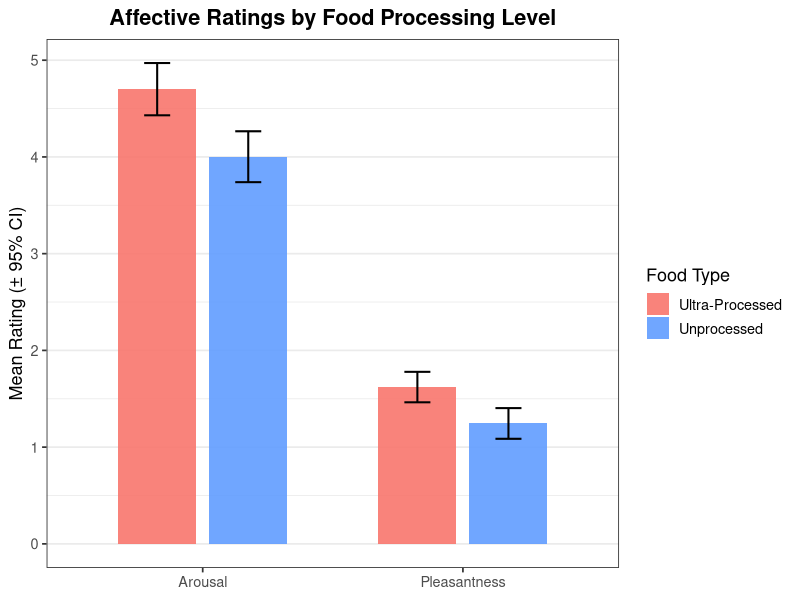
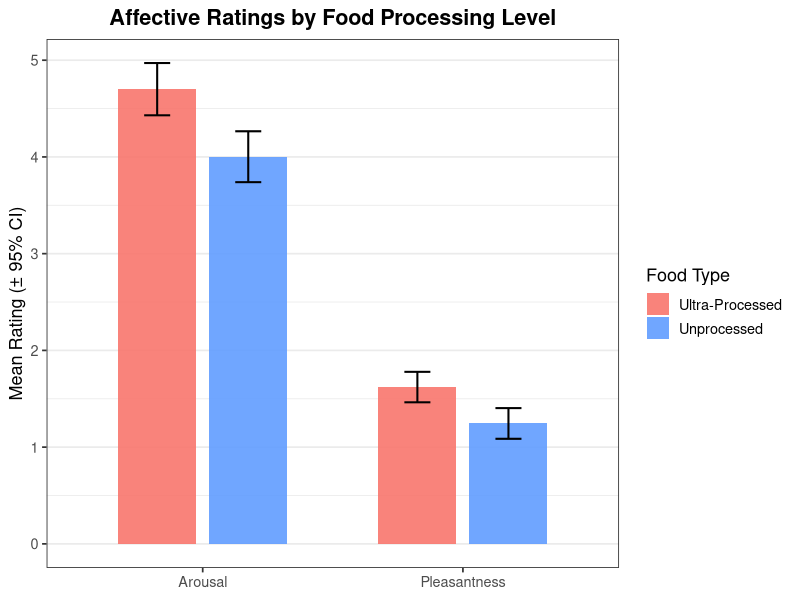

R code for these plots, in order:
library(ggplot2)
library(dplyr)
library(tidyr)

df <- read.csv("affective_ratings.csv")

# Reshape to long format and compute mean ± 95% CI per condition × dimension
summary_df <- df %>%
  select(
    Unprocessed_Pleasantness   = Unprocessed_Pleasantness_Mean,
    Unprocessed_Arousal        = Unprocessed_Arousal_Mean,
    UltraProcessed_Pleasantness = UltraProcessed_Pleasantness_Mean,
    UltraProcessed_Arousal     = UltraProcessed_Arousal_Mean
  ) %>%
  pivot_longer(everything(), names_to = "condition", values_to = "rating") %>%
  separate(condition, into = c("FoodType", "Dimension"), sep = "_") %>%
  mutate(FoodType = recode(FoodType, UltraProcessed = "Ultra-Processed")) %>%
  group_by(FoodType, Dimension) %>%
  summarise(
    Mean = mean(rating, na.rm = TRUE),
    SE   = sd(rating, na.rm = TRUE) / sqrt(n()),
    .groups = "drop"
  ) %>%
  mutate(
    CI_low  = Mean - 1.96 * SE,
    CI_high = Mean + 1.96 * SE
  )

# Plot
ggplot(summary_df, aes(x = Dimension, y = Mean, fill = FoodType)) +
  geom_col(position = position_dodge(width = 0.7), width = 0.6, alpha = 0.9) +
  geom_errorbar(
    aes(ymin = CI_low, ymax = CI_high),
    position = position_dodge(width = 0.7),
    width = 0.2, linewidth = 0.7
  ) +
  scale_fill_manual(values = c("Unprocessed" = "#619CFF", "Ultra-Processed" = "#F8766D")) +
  labs(
    title = "Affective Ratings by Food Processing Level",
    x     = NULL,
    y     = "Mean Rating (± 95% CI)",
    fill  = "Food Type"
  ) +
  theme_bw(base_size = 13) +
  theme(
    plot.title       = element_text(face = "bold", hjust = 0.5),
    panel.grid.major.x = element_blank(),
    legend.position  = "right"
  )

ggsave("affective_ratings_paired_bar.png", width = 7, height = 5, dpi = 150)
